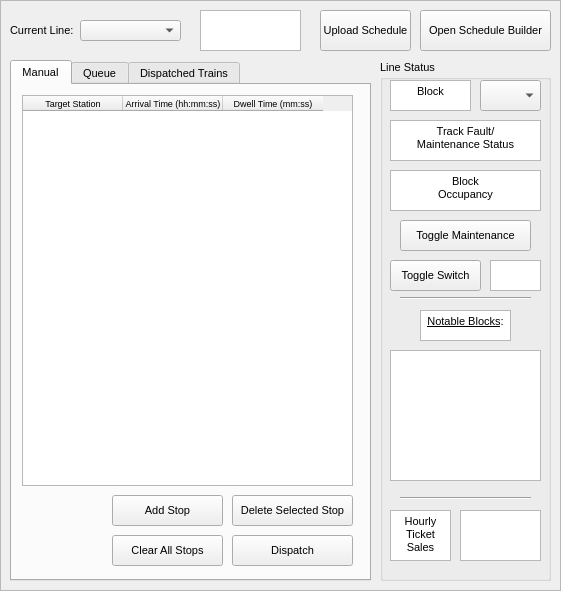
<?xml version="1.0" encoding="UTF-8"?>
<ui version="4.0">
 <class>CTCModule</class>
 <widget class="QMainWindow" name="CTCModule">
  <property name="geometry">
   <rect>
    <x>0</x>
    <y>0</y>
    <width>561</width>
    <height>591</height>
   </rect>
  </property>
  <property name="maximumSize">
   <size>
    <width>951</width>
    <height>591</height>
   </size>
  </property>
  <property name="font">
   <font>
    <family>Arial</family>
   </font>
  </property>
  <property name="windowTitle">
   <string>CTC</string>
  </property>
  <widget class="QWidget" name="centralwidget">
   <widget class="QFrame" name="MainContainer">
    <property name="geometry">
     <rect>
      <x>0</x>
      <y>0</y>
      <width>561</width>
      <height>591</height>
     </rect>
    </property>
    <property name="font">
     <font>
      <family>Arial</family>
     </font>
    </property>
    <property name="styleSheet">
     <string notr="true"/>
    </property>
    <property name="frameShape">
     <enum>QFrame::StyledPanel</enum>
    </property>
    <property name="frameShadow">
     <enum>QFrame::Raised</enum>
    </property>
    <widget class="QPushButton" name="open_schedule_builder_button">
     <property name="geometry">
      <rect>
       <x>420</x>
       <y>10</y>
       <width>131</width>
       <height>41</height>
      </rect>
     </property>
     <property name="font">
      <font>
       <family>Arial</family>
       <pointsize>8</pointsize>
      </font>
     </property>
     <property name="text">
      <string>Open Schedule Builder</string>
     </property>
    </widget>
    <widget class="QComboBox" name="line_value_box">
     <property name="geometry">
      <rect>
       <x>80</x>
       <y>20</y>
       <width>101</width>
       <height>21</height>
      </rect>
     </property>
     <property name="font">
      <font>
       <family>Arial</family>
       <pointsize>8</pointsize>
      </font>
     </property>
    </widget>
    <widget class="QGroupBox" name="LineStatusBox">
     <property name="geometry">
      <rect>
       <x>380</x>
       <y>60</y>
       <width>171</width>
       <height>521</height>
      </rect>
     </property>
     <property name="font">
      <font>
       <pointsize>8</pointsize>
      </font>
     </property>
     <property name="title">
      <string>Line Status</string>
     </property>
     <widget class="QComboBox" name="set_block_maintenance_value">
      <property name="geometry">
       <rect>
        <x>100</x>
        <y>20</y>
        <width>61</width>
        <height>31</height>
       </rect>
      </property>
      <property name="font">
       <font>
        <family>Arial</family>
       </font>
      </property>
      <property name="maxVisibleItems">
       <number>20</number>
      </property>
      <property name="maxCount">
       <number>200</number>
      </property>
     </widget>
     <widget class="QTextBrowser" name="LineStatusBlockLabel">
      <property name="geometry">
       <rect>
        <x>10</x>
        <y>20</y>
        <width>81</width>
        <height>31</height>
       </rect>
      </property>
      <property name="font">
       <font>
        <family>Arial</family>
       </font>
      </property>
      <property name="html">
       <string>&lt;!DOCTYPE HTML PUBLIC &quot;-//W3C//DTD HTML 4.0//EN&quot; &quot;http://www.w3.org/TR/REC-html40/strict.dtd&quot;&gt;
&lt;html&gt;&lt;head&gt;&lt;meta name=&quot;qrichtext&quot; content=&quot;1&quot; /&gt;&lt;style type=&quot;text/css&quot;&gt;
p, li { white-space: pre-wrap; }
&lt;/style&gt;&lt;/head&gt;&lt;body style=&quot; font-family:'Arial'; font-size:8pt; font-weight:400; font-style:normal;&quot;&gt;
&lt;p align=&quot;center&quot; style=&quot; margin-top:0px; margin-bottom:0px; margin-left:0px; margin-right:0px; -qt-block-indent:0; text-indent:0px;&quot;&gt;Block&lt;/p&gt;&lt;/body&gt;&lt;/html&gt;</string>
      </property>
     </widget>
     <widget class="QPushButton" name="maintenance_update_button">
      <property name="geometry">
       <rect>
        <x>20</x>
        <y>160</y>
        <width>131</width>
        <height>31</height>
       </rect>
      </property>
      <property name="font">
       <font>
        <family>Arial</family>
        <pointsize>8</pointsize>
       </font>
      </property>
      <property name="text">
       <string>Toggle Maintenance</string>
      </property>
     </widget>
     <widget class="QTextBrowser" name="block_status_indicator">
      <property name="geometry">
       <rect>
        <x>10</x>
        <y>60</y>
        <width>151</width>
        <height>41</height>
       </rect>
      </property>
      <property name="font">
       <font>
        <family>Arial</family>
       </font>
      </property>
      <property name="html">
       <string>&lt;!DOCTYPE HTML PUBLIC &quot;-//W3C//DTD HTML 4.0//EN&quot; &quot;http://www.w3.org/TR/REC-html40/strict.dtd&quot;&gt;
&lt;html&gt;&lt;head&gt;&lt;meta name=&quot;qrichtext&quot; content=&quot;1&quot; /&gt;&lt;style type=&quot;text/css&quot;&gt;
p, li { white-space: pre-wrap; }
&lt;/style&gt;&lt;/head&gt;&lt;body style=&quot; font-family:'Arial'; font-size:8pt; font-weight:400; font-style:normal;&quot;&gt;
&lt;p align=&quot;center&quot; style=&quot; margin-top:0px; margin-bottom:0px; margin-left:0px; margin-right:0px; -qt-block-indent:0; text-indent:0px;&quot;&gt;Track Fault/&lt;/p&gt;
&lt;p align=&quot;center&quot; style=&quot; margin-top:0px; margin-bottom:0px; margin-left:0px; margin-right:0px; -qt-block-indent:0; text-indent:0px;&quot;&gt;Maintenance Status&lt;/p&gt;&lt;/body&gt;&lt;/html&gt;</string>
      </property>
     </widget>
     <widget class="QTextBrowser" name="block_occupancy_indicator">
      <property name="geometry">
       <rect>
        <x>10</x>
        <y>110</y>
        <width>151</width>
        <height>41</height>
       </rect>
      </property>
      <property name="font">
       <font>
        <family>Arial</family>
       </font>
      </property>
      <property name="html">
       <string>&lt;!DOCTYPE HTML PUBLIC &quot;-//W3C//DTD HTML 4.0//EN&quot; &quot;http://www.w3.org/TR/REC-html40/strict.dtd&quot;&gt;
&lt;html&gt;&lt;head&gt;&lt;meta name=&quot;qrichtext&quot; content=&quot;1&quot; /&gt;&lt;style type=&quot;text/css&quot;&gt;
p, li { white-space: pre-wrap; }
&lt;/style&gt;&lt;/head&gt;&lt;body style=&quot; font-family:'Arial'; font-size:8pt; font-weight:400; font-style:normal;&quot;&gt;
&lt;p align=&quot;center&quot; style=&quot; margin-top:0px; margin-bottom:0px; margin-left:0px; margin-right:0px; -qt-block-indent:0; text-indent:0px;&quot;&gt;Block&lt;/p&gt;
&lt;p align=&quot;center&quot; style=&quot; margin-top:0px; margin-bottom:0px; margin-left:0px; margin-right:0px; -qt-block-indent:0; text-indent:0px;&quot;&gt;Occupancy&lt;/p&gt;&lt;/body&gt;&lt;/html&gt;</string>
      </property>
     </widget>
     <widget class="QTextBrowser" name="HourlyTicketSalesLabel">
      <property name="geometry">
       <rect>
        <x>10</x>
        <y>450</y>
        <width>61</width>
        <height>51</height>
       </rect>
      </property>
      <property name="font">
       <font>
        <family>Arial</family>
        <pointsize>8</pointsize>
       </font>
      </property>
      <property name="html">
       <string>&lt;!DOCTYPE HTML PUBLIC &quot;-//W3C//DTD HTML 4.0//EN&quot; &quot;http://www.w3.org/TR/REC-html40/strict.dtd&quot;&gt;
&lt;html&gt;&lt;head&gt;&lt;meta name=&quot;qrichtext&quot; content=&quot;1&quot; /&gt;&lt;style type=&quot;text/css&quot;&gt;
p, li { white-space: pre-wrap; }
&lt;/style&gt;&lt;/head&gt;&lt;body style=&quot; font-family:'Arial'; font-size:8pt; font-weight:400; font-style:normal;&quot;&gt;
&lt;p align=&quot;center&quot; style=&quot; margin-top:0px; margin-bottom:0px; margin-left:0px; margin-right:0px; -qt-block-indent:0; text-indent:0px;&quot;&gt;Hourly Ticket Sales&lt;/p&gt;&lt;/body&gt;&lt;/html&gt;</string>
      </property>
     </widget>
     <widget class="QPlainTextEdit" name="hourly_ticket_sales_output">
      <property name="geometry">
       <rect>
        <x>80</x>
        <y>450</y>
        <width>81</width>
        <height>51</height>
       </rect>
      </property>
      <property name="readOnly">
       <bool>true</bool>
      </property>
      <property name="plainText">
       <string/>
      </property>
     </widget>
     <widget class="QPlainTextEdit" name="notable_blocks_output">
      <property name="geometry">
       <rect>
        <x>10</x>
        <y>290</y>
        <width>151</width>
        <height>131</height>
       </rect>
      </property>
      <property name="readOnly">
       <bool>true</bool>
      </property>
      <property name="plainText">
       <string/>
      </property>
     </widget>
     <widget class="QTextBrowser" name="NotableBlocksLabel">
      <property name="geometry">
       <rect>
        <x>40</x>
        <y>250</y>
        <width>91</width>
        <height>31</height>
       </rect>
      </property>
      <property name="font">
       <font>
        <family>Arial</family>
       </font>
      </property>
      <property name="html">
       <string>&lt;!DOCTYPE HTML PUBLIC &quot;-//W3C//DTD HTML 4.0//EN&quot; &quot;http://www.w3.org/TR/REC-html40/strict.dtd&quot;&gt;
&lt;html&gt;&lt;head&gt;&lt;meta name=&quot;qrichtext&quot; content=&quot;1&quot; /&gt;&lt;style type=&quot;text/css&quot;&gt;
p, li { white-space: pre-wrap; }
&lt;/style&gt;&lt;/head&gt;&lt;body style=&quot; font-family:'Arial'; font-size:8pt; font-weight:400; font-style:normal;&quot;&gt;
&lt;p align=&quot;center&quot; style=&quot; margin-top:0px; margin-bottom:0px; margin-left:0px; margin-right:0px; -qt-block-indent:0; text-indent:0px;&quot;&gt;&lt;span style=&quot; text-decoration: underline;&quot;&gt;Notable Blocks&lt;/span&gt;:&lt;/p&gt;&lt;/body&gt;&lt;/html&gt;</string>
      </property>
     </widget>
     <widget class="Line" name="LineStatusDivider1">
      <property name="geometry">
       <rect>
        <x>20</x>
        <y>230</y>
        <width>131</width>
        <height>16</height>
       </rect>
      </property>
      <property name="orientation">
       <enum>Qt::Horizontal</enum>
      </property>
     </widget>
     <widget class="Line" name="LineStatusDivider2">
      <property name="geometry">
       <rect>
        <x>20</x>
        <y>430</y>
        <width>131</width>
        <height>16</height>
       </rect>
      </property>
      <property name="orientation">
       <enum>Qt::Horizontal</enum>
      </property>
     </widget>
     <widget class="QPushButton" name="toggle_switch_button">
      <property name="geometry">
       <rect>
        <x>10</x>
        <y>200</y>
        <width>91</width>
        <height>31</height>
       </rect>
      </property>
      <property name="font">
       <font>
        <family>Arial</family>
        <pointsize>8</pointsize>
       </font>
      </property>
      <property name="text">
       <string>Toggle Switch</string>
      </property>
     </widget>
     <widget class="QPlainTextEdit" name="toggle_switch_output">
      <property name="geometry">
       <rect>
        <x>110</x>
        <y>200</y>
        <width>51</width>
        <height>31</height>
       </rect>
      </property>
      <property name="readOnly">
       <bool>true</bool>
      </property>
      <property name="plainText">
       <string/>
      </property>
     </widget>
    </widget>
    <widget class="QTabWidget" name="OperationTabs">
     <property name="geometry">
      <rect>
       <x>10</x>
       <y>60</y>
       <width>361</width>
       <height>521</height>
      </rect>
     </property>
     <property name="font">
      <font>
       <pointsize>8</pointsize>
      </font>
     </property>
     <property name="tabShape">
      <enum>QTabWidget::Rounded</enum>
     </property>
     <property name="currentIndex">
      <number>0</number>
     </property>
     <widget class="QWidget" name="ManualTab">
      <attribute name="title">
       <string>Manual</string>
      </attribute>
      <widget class="QPushButton" name="manual_dispatch_button">
       <property name="geometry">
        <rect>
         <x>220</x>
         <y>450</y>
         <width>121</width>
         <height>31</height>
        </rect>
       </property>
       <property name="font">
        <font>
         <family>Arial</family>
        </font>
       </property>
       <property name="text">
        <string>Dispatch</string>
       </property>
      </widget>
      <widget class="QPushButton" name="manual_clear_all_stops_button">
       <property name="geometry">
        <rect>
         <x>100</x>
         <y>450</y>
         <width>111</width>
         <height>31</height>
        </rect>
       </property>
       <property name="font">
        <font>
         <family>Arial</family>
        </font>
       </property>
       <property name="text">
        <string>Clear All Stops</string>
       </property>
      </widget>
      <widget class="QPushButton" name="manual_delete_stop_button">
       <property name="geometry">
        <rect>
         <x>220</x>
         <y>410</y>
         <width>121</width>
         <height>31</height>
        </rect>
       </property>
       <property name="font">
        <font>
         <family>Arial</family>
        </font>
       </property>
       <property name="text">
        <string>Delete Selected Stop</string>
       </property>
      </widget>
      <widget class="QPushButton" name="manual_add_stop_button">
       <property name="geometry">
        <rect>
         <x>100</x>
         <y>410</y>
         <width>111</width>
         <height>31</height>
        </rect>
       </property>
       <property name="font">
        <font>
         <family>Arial</family>
        </font>
       </property>
       <property name="text">
        <string>Add Stop</string>
       </property>
      </widget>
      <widget class="QTableWidget" name="manual_table">
       <property name="geometry">
        <rect>
         <x>10</x>
         <y>10</y>
         <width>331</width>
         <height>391</height>
        </rect>
       </property>
       <property name="font">
        <font>
         <pointsize>7</pointsize>
        </font>
       </property>
       <property name="alternatingRowColors">
        <bool>true</bool>
       </property>
       <property name="wordWrap">
        <bool>true</bool>
       </property>
       <column>
        <property name="text">
         <string>Target Station</string>
        </property>
        <property name="font">
         <font>
          <pointsize>7</pointsize>
         </font>
        </property>
       </column>
       <column>
        <property name="text">
         <string>Arrival Time (hh:mm:ss)</string>
        </property>
        <property name="font">
         <font>
          <pointsize>7</pointsize>
         </font>
        </property>
       </column>
       <column>
        <property name="text">
         <string>Dwell Time (mm:ss)</string>
        </property>
        <property name="font">
         <font>
          <pointsize>7</pointsize>
         </font>
        </property>
       </column>
      </widget>
     </widget>
     <widget class="QWidget" name="QueueTab">
      <attribute name="title">
       <string>Queue</string>
      </attribute>
      <widget class="QTableWidget" name="queue_table">
       <property name="geometry">
        <rect>
         <x>60</x>
         <y>50</y>
         <width>231</width>
         <height>101</height>
        </rect>
       </property>
       <property name="font">
        <font>
         <pointsize>7</pointsize>
        </font>
       </property>
       <property name="editTriggers">
        <set>QAbstractItemView::NoEditTriggers</set>
       </property>
       <attribute name="verticalHeaderCascadingSectionResizes">
        <bool>true</bool>
       </attribute>
       <column>
        <property name="text">
         <string>Train ID</string>
        </property>
       </column>
       <column>
        <property name="text">
         <string>Departure Time</string>
        </property>
       </column>
      </widget>
      <widget class="QTextBrowser" name="TrainQueueLabel">
       <property name="geometry">
        <rect>
         <x>120</x>
         <y>10</y>
         <width>111</width>
         <height>31</height>
        </rect>
       </property>
       <property name="font">
        <font>
         <family>Arial</family>
        </font>
       </property>
       <property name="html">
        <string>&lt;!DOCTYPE HTML PUBLIC &quot;-//W3C//DTD HTML 4.0//EN&quot; &quot;http://www.w3.org/TR/REC-html40/strict.dtd&quot;&gt;
&lt;html&gt;&lt;head&gt;&lt;meta name=&quot;qrichtext&quot; content=&quot;1&quot; /&gt;&lt;style type=&quot;text/css&quot;&gt;
p, li { white-space: pre-wrap; }
&lt;/style&gt;&lt;/head&gt;&lt;body style=&quot; font-family:'Arial'; font-size:8pt; font-weight:400; font-style:normal;&quot;&gt;
&lt;p align=&quot;center&quot; style=&quot; margin-top:0px; margin-bottom:0px; margin-left:0px; margin-right:0px; -qt-block-indent:0; text-indent:0px;&quot;&gt;&lt;span style=&quot; font-family:'.AppleSystemUIFont'; font-size:13pt;&quot;&gt;Train Queue&lt;/span&gt;&lt;/p&gt;&lt;/body&gt;&lt;/html&gt;</string>
       </property>
      </widget>
      <widget class="QTextBrowser" name="QueueSelectedScheduleLabel">
       <property name="geometry">
        <rect>
         <x>90</x>
         <y>170</y>
         <width>181</width>
         <height>31</height>
        </rect>
       </property>
       <property name="font">
        <font>
         <family>Arial</family>
        </font>
       </property>
       <property name="html">
        <string>&lt;!DOCTYPE HTML PUBLIC &quot;-//W3C//DTD HTML 4.0//EN&quot; &quot;http://www.w3.org/TR/REC-html40/strict.dtd&quot;&gt;
&lt;html&gt;&lt;head&gt;&lt;meta name=&quot;qrichtext&quot; content=&quot;1&quot; /&gt;&lt;style type=&quot;text/css&quot;&gt;
p, li { white-space: pre-wrap; }
&lt;/style&gt;&lt;/head&gt;&lt;body style=&quot; font-family:'Arial'; font-size:8pt; font-weight:400; font-style:normal;&quot;&gt;
&lt;p align=&quot;center&quot; style=&quot; margin-top:0px; margin-bottom:0px; margin-left:0px; margin-right:0px; -qt-block-indent:0; text-indent:0px;&quot;&gt;&lt;span style=&quot; font-family:'.AppleSystemUIFont'; font-size:13pt;&quot;&gt;Selected Schedule&lt;/span&gt;&lt;/p&gt;&lt;/body&gt;&lt;/html&gt;</string>
       </property>
      </widget>
      <widget class="QTableWidget" name="queue_selected_schedule_table">
       <property name="geometry">
        <rect>
         <x>10</x>
         <y>210</y>
         <width>331</width>
         <height>271</height>
        </rect>
       </property>
       <property name="font">
        <font>
         <pointsize>7</pointsize>
        </font>
       </property>
       <property name="editTriggers">
        <set>QAbstractItemView::NoEditTriggers</set>
       </property>
       <property name="alternatingRowColors">
        <bool>true</bool>
       </property>
       <property name="wordWrap">
        <bool>true</bool>
       </property>
       <column>
        <property name="text">
         <string>Target Station</string>
        </property>
        <property name="font">
         <font>
          <pointsize>7</pointsize>
         </font>
        </property>
       </column>
       <column>
        <property name="text">
         <string>Arrival Time (hh:mm:ss)</string>
        </property>
        <property name="font">
         <font>
          <pointsize>7</pointsize>
         </font>
        </property>
       </column>
       <column>
        <property name="text">
         <string>Dwell Time (mm:ss)</string>
        </property>
        <property name="font">
         <font>
          <pointsize>7</pointsize>
         </font>
        </property>
       </column>
      </widget>
     </widget>
     <widget class="QWidget" name="DispatchedTrains">
      <attribute name="title">
       <string>Dispatched Trains</string>
      </attribute>
      <widget class="QTextBrowser" name="DispatchedTrainsLabel">
       <property name="geometry">
        <rect>
         <x>90</x>
         <y>10</y>
         <width>171</width>
         <height>31</height>
        </rect>
       </property>
       <property name="font">
        <font>
         <family>Arial</family>
        </font>
       </property>
       <property name="html">
        <string>&lt;!DOCTYPE HTML PUBLIC &quot;-//W3C//DTD HTML 4.0//EN&quot; &quot;http://www.w3.org/TR/REC-html40/strict.dtd&quot;&gt;
&lt;html&gt;&lt;head&gt;&lt;meta name=&quot;qrichtext&quot; content=&quot;1&quot; /&gt;&lt;style type=&quot;text/css&quot;&gt;
p, li { white-space: pre-wrap; }
&lt;/style&gt;&lt;/head&gt;&lt;body style=&quot; font-family:'Arial'; font-size:8pt; font-weight:400; font-style:normal;&quot;&gt;
&lt;p align=&quot;center&quot; style=&quot; margin-top:0px; margin-bottom:0px; margin-left:0px; margin-right:0px; -qt-block-indent:0; text-indent:0px;&quot;&gt;&lt;span style=&quot; font-family:'.AppleSystemUIFont'; font-size:13pt;&quot;&gt;Dispatched Trains&lt;/span&gt;&lt;/p&gt;&lt;/body&gt;&lt;/html&gt;</string>
       </property>
      </widget>
      <widget class="QTableWidget" name="dispatched_trains_table">
       <property name="geometry">
        <rect>
         <x>10</x>
         <y>50</y>
         <width>331</width>
         <height>131</height>
        </rect>
       </property>
       <property name="font">
        <font>
         <pointsize>7</pointsize>
        </font>
       </property>
       <property name="editTriggers">
        <set>QAbstractItemView::NoEditTriggers</set>
       </property>
       <attribute name="verticalHeaderCascadingSectionResizes">
        <bool>true</bool>
       </attribute>
       <column>
        <property name="text">
         <string>Train ID</string>
        </property>
       </column>
       <column>
        <property name="text">
         <string>Suggested Speed</string>
        </property>
       </column>
       <column>
        <property name="text">
         <string>Authority</string>
        </property>
       </column>
       <column>
        <property name="text">
         <string>Current Block</string>
        </property>
       </column>
      </widget>
      <widget class="QTableWidget" name="dispatch_selected_schedule_table">
       <property name="geometry">
        <rect>
         <x>10</x>
         <y>260</y>
         <width>331</width>
         <height>221</height>
        </rect>
       </property>
       <property name="font">
        <font>
         <pointsize>7</pointsize>
        </font>
       </property>
       <property name="editTriggers">
        <set>QAbstractItemView::NoEditTriggers</set>
       </property>
       <property name="alternatingRowColors">
        <bool>true</bool>
       </property>
       <property name="wordWrap">
        <bool>true</bool>
       </property>
       <column>
        <property name="text">
         <string>Target Station</string>
        </property>
        <property name="font">
         <font>
          <pointsize>7</pointsize>
         </font>
        </property>
       </column>
       <column>
        <property name="text">
         <string>Arrival Time (hh:mm:ss)</string>
        </property>
        <property name="font">
         <font>
          <pointsize>7</pointsize>
         </font>
        </property>
       </column>
       <column>
        <property name="text">
         <string>Dwell Time (mm:ss)</string>
        </property>
        <property name="font">
         <font>
          <pointsize>7</pointsize>
         </font>
        </property>
       </column>
      </widget>
      <widget class="QTextBrowser" name="DispatchSelectedScheduleLabel">
       <property name="geometry">
        <rect>
         <x>90</x>
         <y>220</y>
         <width>181</width>
         <height>31</height>
        </rect>
       </property>
       <property name="font">
        <font>
         <family>Arial</family>
        </font>
       </property>
       <property name="html">
        <string>&lt;!DOCTYPE HTML PUBLIC &quot;-//W3C//DTD HTML 4.0//EN&quot; &quot;http://www.w3.org/TR/REC-html40/strict.dtd&quot;&gt;
&lt;html&gt;&lt;head&gt;&lt;meta name=&quot;qrichtext&quot; content=&quot;1&quot; /&gt;&lt;style type=&quot;text/css&quot;&gt;
p, li { white-space: pre-wrap; }
&lt;/style&gt;&lt;/head&gt;&lt;body style=&quot; font-family:'Arial'; font-size:8pt; font-weight:400; font-style:normal;&quot;&gt;
&lt;p align=&quot;center&quot; style=&quot; margin-top:0px; margin-bottom:0px; margin-left:0px; margin-right:0px; -qt-block-indent:0; text-indent:0px;&quot;&gt;&lt;span style=&quot; font-family:'.AppleSystemUIFont'; font-size:13pt;&quot;&gt;Selected Schedule&lt;/span&gt;&lt;/p&gt;&lt;/body&gt;&lt;/html&gt;</string>
       </property>
      </widget>
     </widget>
    </widget>
    <widget class="QLabel" name="CurrentLineLabel">
     <property name="geometry">
      <rect>
       <x>10</x>
       <y>20</y>
       <width>81</width>
       <height>20</height>
      </rect>
     </property>
     <property name="font">
      <font>
       <family>Arial</family>
       <pointsize>8</pointsize>
      </font>
     </property>
     <property name="text">
      <string>Current Line:</string>
     </property>
    </widget>
    <widget class="QPushButton" name="upload_schedule_button">
     <property name="geometry">
      <rect>
       <x>320</x>
       <y>10</y>
       <width>91</width>
       <height>41</height>
      </rect>
     </property>
     <property name="font">
      <font>
       <family>Arial</family>
       <pointsize>8</pointsize>
      </font>
     </property>
     <property name="text">
      <string>Upload Schedule</string>
     </property>
    </widget>
    <widget class="QPlainTextEdit" name="current_time">
     <property name="geometry">
      <rect>
       <x>200</x>
       <y>10</y>
       <width>101</width>
       <height>41</height>
      </rect>
     </property>
     <property name="font">
      <font>
       <pointsize>12</pointsize>
      </font>
     </property>
     <property name="readOnly">
      <bool>true</bool>
     </property>
     <property name="plainText">
      <string/>
     </property>
    </widget>
   </widget>
  </widget>
 </widget>
 <resources/>
 <connections/>
</ui>
